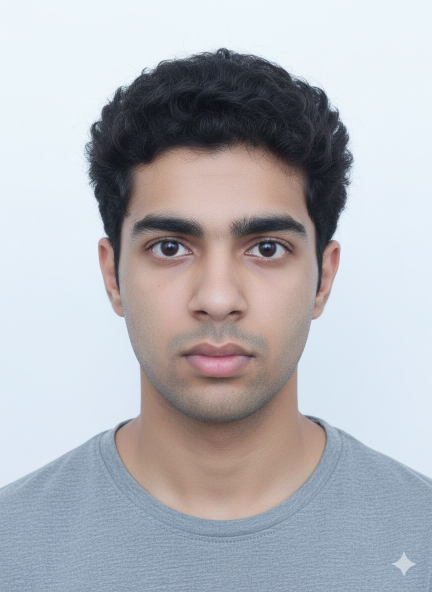
#> input picture model/student_images/Abhinil/Gemini_Generated_Image_alc5bgalc5bgalc5.jpeg, 864 x 1184 px (shown at 1/2 size); its folder holds only this picture in this run
$ python train_lbph.py
#> lines starting #> are read from the running program, lines starting #| are printed output that depends on the picture
import os
import cv2
import numpy as np
import pickle

# Paths
IMAGE_DIR = "model/student_images"
MODEL_PATH = "model/lbph_model.yml"
LABELS_PATH = "model/lbph_labels.pkl"

# Haar cascade for cropping faces from training images
haar_path = cv2.data.haarcascades + "haarcascade_frontalface_default.xml"
face_cascade = cv2.CascadeClassifier(haar_path)

if face_cascade.empty():
    print("[ERROR] Could not load Haar cascade.")
    exit(1)

images = []
labels = []
label_names = []   # index -> name

face_size = (200, 200)
current_label = 0

for name in os.listdir(IMAGE_DIR):
    if name.startswith("."):
        continue

    folder = os.path.join(IMAGE_DIR, name)
    if not os.path.isdir(folder):
        continue

    print(f"[INFO] Processing person: {name}")

    for img_name in os.listdir(folder):
        if img_name.startswith("."):
            continue

        img_path = os.path.join(folder, img_name)
        img = cv2.imread(img_path)
#> img is the input picture: shape (1184, 864, 3); mean B, G, R 185.2, 179.5, 178.3

        if img is None:
            print("  [WARN] Could not read image:", img_path)
            continue

        gray = cv2.cvtColor(img, cv2.COLOR_BGR2GRAY)
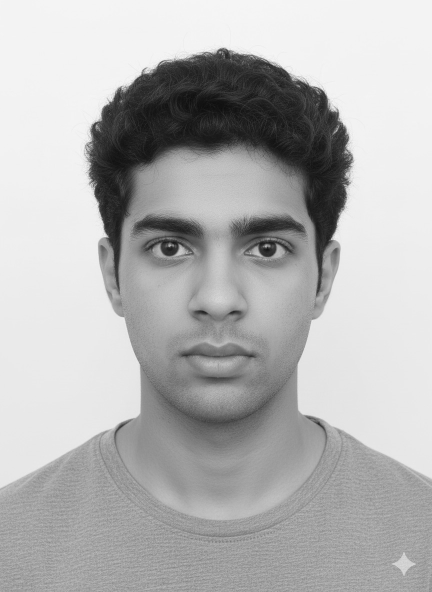
#> gray: shape (1184, 864) (shown at 1/2 size); min 12, max 252, mean 179.8

        faces = face_cascade.detectMultiScale(gray, scaleFactor=1.2, minNeighbors=5)
#> faces = [[157, 273, 555, 555]]
        if len(faces) == 0:
            print("  [WARN] No face found in:", img_name)
            continue

        # take the first detected face
        (x, y, w, h) = faces[0]
#> x = 157; y = 273; w = 555; h = 555
        face_roi = gray[y:y + h, x:x + w]
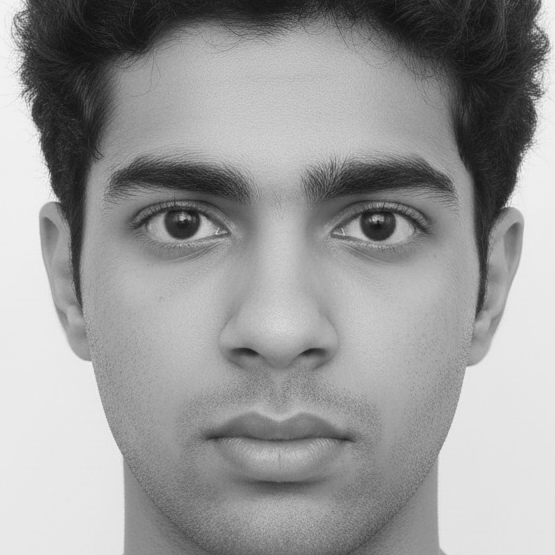
#> face_roi: shape (555, 555); min 13, max 250, mean 153.4
        face_roi = cv2.resize(face_roi, face_size)
#> face_roi: shape (200, 200)

        images.append(face_roi)
        labels.append(current_label)

    if images:
        label_names.append(name)
        current_label += 1
#> pass 2 of the loop `for name in os.listdir(IMAGE_DIR):`:
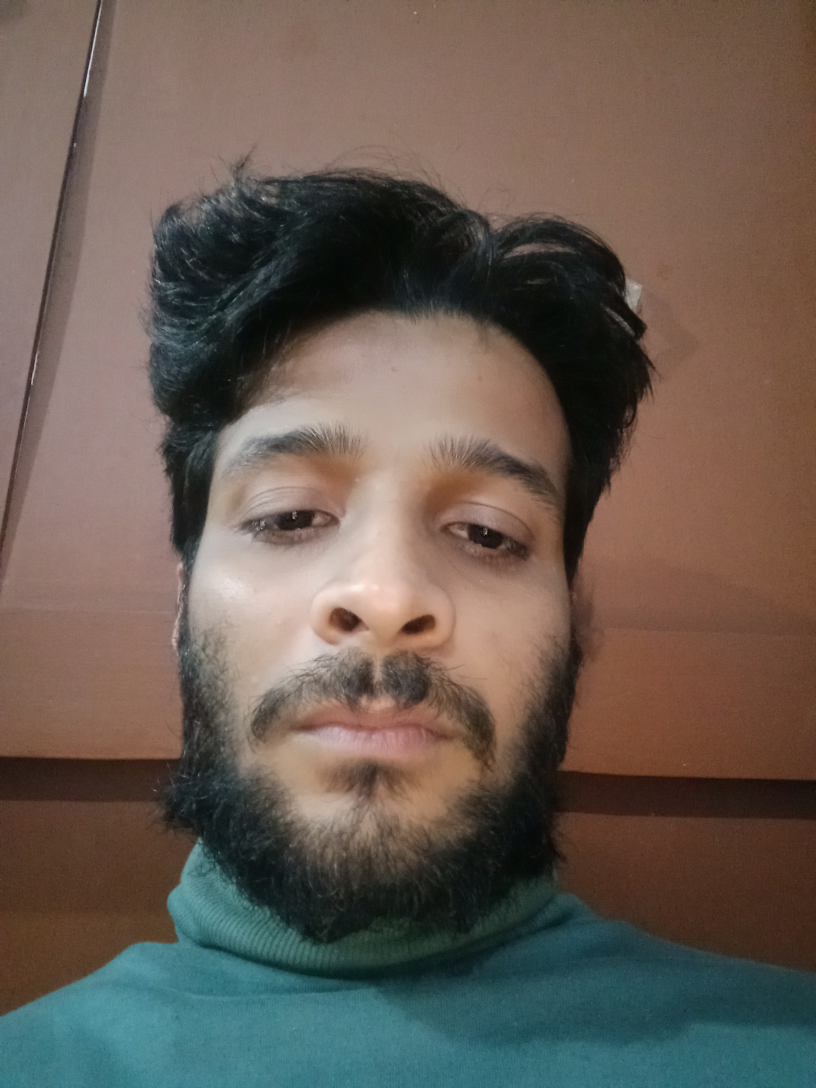
#> input picture model/student_images/Agniraj/17664229877548540821261233978817 - Agniraj Kashyap.jpg, 2448 x 3264 px (shown at 1/3 size)
#> img is the input picture: shape (3264, 2448, 3); mean B, G, R 82.7, 91.9, 104.6
#> `gray = cv2.cvtColor(img, cv2.COLOR_BGR2GRAY)`:
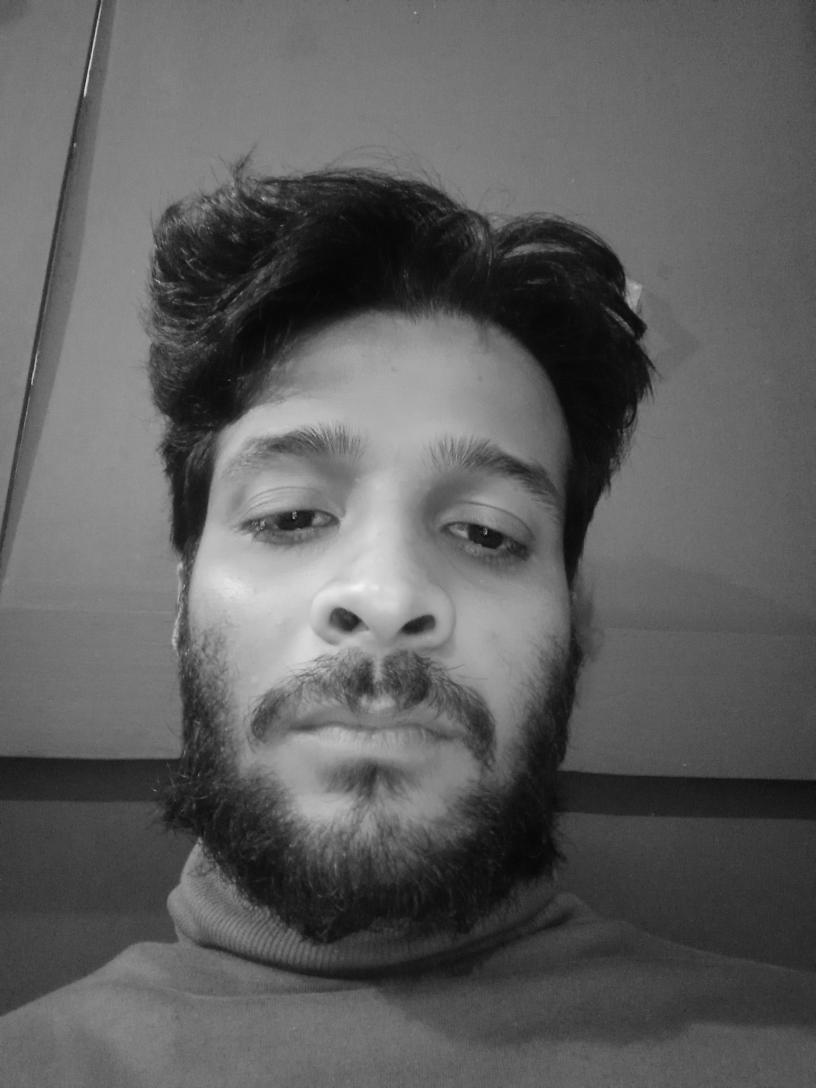
#> gray: shape (3264, 2448) (shown at 1/3 size); min 3, max 244, mean 94.7
#> faces = [[365, 934, 1588, 1588]]
#> x = 365; y = 934; w = 1588
#> `face_roi = cv2.resize(face_roi, face_size)`:
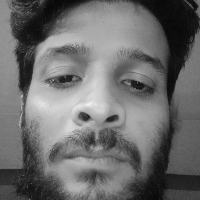
#> face_roi: shape (200, 200); min 7, max 243, mean 107.9

if len(images) == 0:
    print("[ERROR] No training images found with faces.")
    exit(1)

print(f"[INFO] Total training samples: {len(images)}")
#| [INFO] Total training samples: 2
images = np.array(images, dtype="uint8")
labels = np.array(labels, dtype="int32")

# Create and train LBPH recognizer
recognizer = cv2.face.LBPHFaceRecognizer_create()
recognizer.train(images, labels)

os.makedirs("model", exist_ok=True)
recognizer.write(MODEL_PATH)

with open(LABELS_PATH, "wb") as f:
    pickle.dump(label_names, f)

print("[INFO] Training complete.")
print("[INFO] Saved model to", MODEL_PATH)
print("[INFO] Saved label mapping to", LABELS_PATH)
